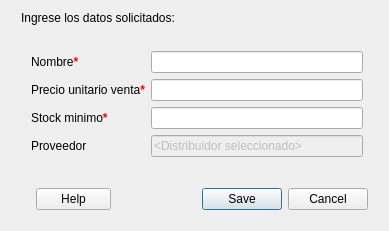
<?xml version="1.0" encoding="UTF-8"?>
<ui version="4.0">
 <class>newProducto</class>
 <widget class="QDialog" name="newProducto">
  <property name="geometry">
   <rect>
    <x>0</x>
    <y>0</y>
    <width>389</width>
    <height>231</height>
   </rect>
  </property>
  <property name="maximumSize">
   <size>
    <width>389</width>
    <height>231</height>
   </size>
  </property>
  <property name="focusPolicy">
   <enum>Qt::StrongFocus</enum>
  </property>
  <property name="windowTitle">
   <string>Nuevo Producto</string>
  </property>
  <property name="windowIcon">
   <iconset>
    <normaloff>../assets/Logo_Ventanas.png</normaloff>../assets/Logo_Ventanas.png</iconset>
  </property>
  <layout class="QVBoxLayout" name="verticalLayout">
   <item>
    <layout class="QGridLayout" name="gridLayout">
     <property name="bottomMargin">
      <number>0</number>
     </property>
     <item row="0" column="0">
      <layout class="QGridLayout" name="gridLayout_2" rowstretch="0,0,0">
       <property name="leftMargin">
        <number>10</number>
       </property>
       <property name="topMargin">
        <number>0</number>
       </property>
       <property name="bottomMargin">
        <number>0</number>
       </property>
       <item row="1" column="0">
        <widget class="QLabel" name="Cartelito_NewProducto">
         <property name="sizePolicy">
          <sizepolicy hsizetype="Fixed" vsizetype="Preferred">
           <horstretch>0</horstretch>
           <verstretch>0</verstretch>
          </sizepolicy>
         </property>
         <property name="font">
          <font>
           <pointsize>9</pointsize>
           <bold>true</bold>
          </font>
         </property>
         <property name="text">
          <string>&lt;html&gt;&lt;head/&gt;&lt;body&gt;&lt;p&gt;&lt;span style=&quot; font-weight:400;&quot;&gt;Ingrese los datos solicitados:&lt;/span&gt;&lt;/p&gt;&lt;/body&gt;&lt;/html&gt;</string>
         </property>
        </widget>
       </item>
       <item row="2" column="0">
        <spacer name="verticalSpacer_2">
         <property name="orientation">
          <enum>Qt::Vertical</enum>
         </property>
         <property name="sizeHint" stdset="0">
          <size>
           <width>20</width>
           <height>20</height>
          </size>
         </property>
        </spacer>
       </item>
       <item row="1" column="1">
        <spacer name="horizontalSpacer_2">
         <property name="orientation">
          <enum>Qt::Horizontal</enum>
         </property>
         <property name="sizeHint" stdset="0">
          <size>
           <width>40</width>
           <height>10</height>
          </size>
         </property>
        </spacer>
       </item>
      </layout>
     </item>
     <item row="2" column="0">
      <spacer name="verticalSpacer">
       <property name="orientation">
        <enum>Qt::Vertical</enum>
       </property>
       <property name="sizeHint" stdset="0">
        <size>
         <width>20</width>
         <height>20</height>
        </size>
       </property>
      </spacer>
     </item>
     <item row="1" column="0">
      <layout class="QFormLayout" name="formLayout_2">
       <property name="leftMargin">
        <number>20</number>
       </property>
       <property name="rightMargin">
        <number>15</number>
       </property>
       <item row="0" column="0">
        <widget class="QLabel" name="lblNombre">
         <property name="sizePolicy">
          <sizepolicy hsizetype="Preferred" vsizetype="Preferred">
           <horstretch>0</horstretch>
           <verstretch>0</verstretch>
          </sizepolicy>
         </property>
         <property name="font">
          <font>
           <pointsize>9</pointsize>
          </font>
         </property>
         <property name="text">
          <string>&lt;html&gt;&lt;head/&gt;&lt;body&gt;&lt;p&gt;Nombre&lt;span style=&quot; font-weight:700; color:#ff0000;&quot;&gt;*&lt;/span&gt;&lt;/p&gt;&lt;/body&gt;&lt;/html&gt;</string>
         </property>
        </widget>
       </item>
       <item row="0" column="1">
        <widget class="QLineEdit" name="lnEditNombre">
         <property name="maximumSize">
          <size>
           <width>220</width>
           <height>22</height>
          </size>
         </property>
        </widget>
       </item>
       <item row="1" column="0">
        <widget class="QLabel" name="lblPrecio">
         <property name="font">
          <font>
           <pointsize>9</pointsize>
          </font>
         </property>
         <property name="text">
          <string>&lt;html&gt;&lt;head/&gt;&lt;body&gt;&lt;p&gt;Precio unitario venta&lt;span style=&quot; font-weight:700; color:#ff0000;&quot;&gt;*&lt;/span&gt;&lt;/p&gt;&lt;/body&gt;&lt;/html&gt;</string>
         </property>
        </widget>
       </item>
       <item row="1" column="1">
        <widget class="QLineEdit" name="lnEditPrecio">
         <property name="maximumSize">
          <size>
           <width>220</width>
           <height>22</height>
          </size>
         </property>
        </widget>
       </item>
       <item row="2" column="0">
        <widget class="QLabel" name="label">
         <property name="text">
          <string>&lt;html&gt;&lt;head/&gt;&lt;body&gt;&lt;p&gt;Stock minimo&lt;span style=&quot; font-weight:700; color:#ff0000;&quot;&gt;*&lt;/span&gt;&lt;/p&gt;&lt;/body&gt;&lt;/html&gt;</string>
         </property>
        </widget>
       </item>
       <item row="2" column="1">
        <widget class="QLineEdit" name="lnEditStockMinimo">
         <property name="maximumSize">
          <size>
           <width>220</width>
           <height>22</height>
          </size>
         </property>
        </widget>
       </item>
       <item row="3" column="0">
        <widget class="QLabel" name="lblDistr">
         <property name="font">
          <font>
           <pointsize>9</pointsize>
          </font>
         </property>
         <property name="text">
          <string>&lt;html&gt;&lt;head/&gt;&lt;body&gt;&lt;p&gt;Proveedor&lt;/p&gt;&lt;/body&gt;&lt;/html&gt;</string>
         </property>
        </widget>
       </item>
       <item row="3" column="1">
        <widget class="QLineEdit" name="lnEditProveedor">
         <property name="enabled">
          <bool>false</bool>
         </property>
         <property name="maximumSize">
          <size>
           <width>220</width>
           <height>22</height>
          </size>
         </property>
         <property name="text">
          <string>&lt;Distribuidor seleccionado&gt;</string>
         </property>
        </widget>
       </item>
      </layout>
     </item>
     <item row="3" column="0">
      <layout class="QHBoxLayout" name="horizontalLayout" stretch="0,0,0,0">
       <property name="leftMargin">
        <number>25</number>
       </property>
       <property name="topMargin">
        <number>0</number>
       </property>
       <property name="rightMargin">
        <number>10</number>
       </property>
       <property name="bottomMargin">
        <number>10</number>
       </property>
       <item>
        <widget class="QDialogButtonBox" name="buttonBox">
         <property name="maximumSize">
          <size>
           <width>75</width>
           <height>24</height>
          </size>
         </property>
         <property name="standardButtons">
          <set>QDialogButtonBox::Help</set>
         </property>
        </widget>
       </item>
       <item>
        <spacer name="horizontalSpacer_3">
         <property name="orientation">
          <enum>Qt::Horizontal</enum>
         </property>
         <property name="sizeHint" stdset="0">
          <size>
           <width>40</width>
           <height>20</height>
          </size>
         </property>
        </spacer>
       </item>
       <item>
        <spacer name="horizontalSpacer">
         <property name="orientation">
          <enum>Qt::Horizontal</enum>
         </property>
         <property name="sizeHint" stdset="0">
          <size>
           <width>40</width>
           <height>20</height>
          </size>
         </property>
        </spacer>
       </item>
       <item>
        <widget class="QDialogButtonBox" name="AcceptCancel">
         <property name="standardButtons">
          <set>QDialogButtonBox::Cancel|QDialogButtonBox::Save</set>
         </property>
        </widget>
       </item>
      </layout>
     </item>
    </layout>
   </item>
  </layout>
 </widget>
 <resources/>
 <connections/>
</ui>
